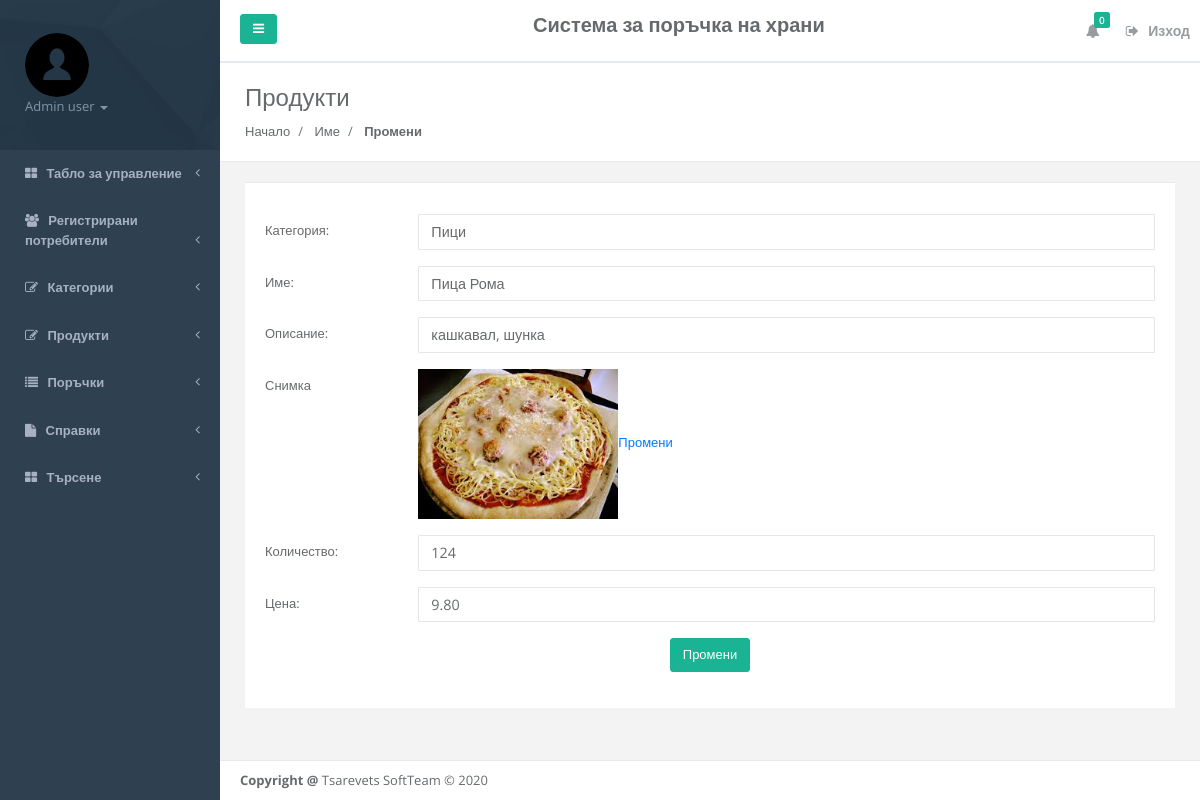
The app's page /admin/editfooditem.php?editid=1 (signed in) with its own data.
### tables this page shows
CREATE TABLE `tblfood` (
  `ID` int(10) NOT NULL,
  `CategoryName` varchar(120) DEFAULT NULL,
  `ItemName` varchar(120) DEFAULT NULL,
  `ItemPrice` varchar(120) DEFAULT NULL,
  `ItemDes` varchar(500) DEFAULT NULL,
  `Image` varchar(120) DEFAULT NULL,
  `ItemQty` varchar(120) DEFAULT NULL
);

### admin/editfooditem.php (the view, shortened to what this page needs)
<?php
include('includes/dbconnection.php');
  ?>
<!DOCTYPE html>
<html>
<head>
    <link href="css/bootstrap.min.css" rel="stylesheet">
    <link href="font-awesome/css/font-awesome.css" rel="stylesheet">
    <link href="css/plugins/iCheck/custom.css" rel="stylesheet">
    <link href="css/plugins/steps/jquery.steps.css" rel="stylesheet">
    <link href="css/animate.css" rel="stylesheet">
    <link href="css/style.css" rel="stylesheet">
</head>
<body>
    <div id="wrapper">
    <?php include_once('includes/leftbar.php');?>
        <div id="page-wrapper" class="gray-bg">
             <?php include_once('includes/header.php');?>
            <div class="row wrapper border-bottom white-bg page-heading">
            <div class="col-lg-10">
                <h2>Продукти</h2>
                <ol class="breadcrumb">
                    <li class="breadcrumb-item">
                        <a href="dashboard.php">Начало</a>
                    </li>
                    <li class="breadcrumb-item">
                        <a>Име</a>
                    </li>
                    <li class="breadcrumb-item active">
                        <strong>Промени</strong>
                    </li>
                </ol>
            </div>
        </div>
        <div class="wrapper wrapper-content animated fadeInRight">
            <div class="row">
                <div class="col-lg-12">
                    <div class="ibox">
                        <div class="ibox-content">
                           <?php
 $cid=$_GET['editid'];
$ret=mysqli_query($con,"select * from tblfood where ID='$cid'");
while ($row=mysqli_fetch_array($ret)) {
?>
                            <form id="submit" action="#" class="wizard-big" method="post" name="submit">
                                    <fieldset>
                                          <div class="form-group row"><label class="col-sm-2 col-form-label">Категория:</label>
                                                <div class="col-sm-10"><input name='foodcategory' id="foodcategory" class="form-control white_bg" value="<?php  echo $row['CategoryName'];?>">
   </div>
                                           </div>
                                            <div class="form-group row"><label class="col-sm-2 col-form-label">Име:</label>
                                                <div class="col-sm-10"><input type="text" class="form-control" name="itemname" value="<?php  echo $row['ItemName'];?>"></div>
                                            </div>
                                            <div class="form-group row"><label class="col-sm-2 col-form-label">Описание:</label>
                                                <div class="col-sm-10">
                                                 <input type="text" class="form-control" name="description" value="<?php  echo $row['ItemDes'];?>">
                                                </div>
                                            </div>
                                            <div class="form-group row"><label class="col-sm-2 col-form-label">Снимка</label>
                                                <div class="col-sm-10"><img src="itemimages/<?php echo $row['Image'];?>" width="200" height="150" value="<?php  echo $row['Image'];?>"><a href="changeimage.php?editid=<?php echo $row['ID'];?>">Промени</a> </div>
                                            </div>
                                            <div class="form-group row"><label class="col-sm-2 col-form-label">Количество:</label>
                                                <div class="col-sm-10"><input type="text" class="form-control" name="quantity" value="<?php  echo $row['ItemQty'];?>"></div>
                                            </div>
                                            <div class="form-group row"><label class="col-sm-2 col-form-label">Цена:</label>
                                                <div class="col-sm-10"><input type="text" class="form-control" name="price" value="<?php  echo $row['ItemPrice'];?>"></div>
                                            </div>
                                        </fieldset>
          <p style="text-align: center;"><button type="submit" name="submit" class="btn btn-primary">Промени</button></p>
                            </form>
                        </div>
                    </div>
                    </div>
                </div>
            </div>
        <?php include_once('includes/footer.php');?>
        </div>
        </div>
</body>
</html>
   <?php } ?>

### admin/includes/leftbar.php (shortened to what this page needs)
    <nav class="navbar-default navbar-static-side" role="navigation">
        <div class="sidebar-collapse">
            <ul class="nav metismenu" id="side-menu">
                <li class="nav-header">
                    <div class="dropdown profile-element">
                        <img alt="image" class="rounded-circle" src="img/user.png"/>
                        <a data-toggle="dropdown" class="dropdown-toggle" href="#">
                            <?php
$admid=$_SESSION['fosaid'];
$ret=mysqli_query($con,"select AdminName from tbladmin where ID='$admid'");
$row=mysqli_fetch_array($ret);
$name=$row['AdminName'];
?>
                            <span class="text-muted text-xs block"><?php echo $name; ?> <b class="caret"></b></span>
                        </a>
                    </div>
                </li>
                <li>
                    <a href="dashboard.php"><i class="fa fa-th-large"></i> <span class="nav-label">Табло за управление</span> <span class="fa arrow"></span></a>
                                    </li>
                                    <li>
                    <a href="user-detail.php"><i class="fa fa-users"></i> <span class="nav-label">Регистрирани потребители</span> <span class="fa arrow"></span></a>
                                    </li>
                <li>
                    <a href="#"><i class="fa fa-edit"></i> <span class="nav-label">Категории</span><span class="fa arrow"></span></a>
                </li>
 <li>
                    <a href="#"><i class="fa fa-edit"></i> <span class="nav-label">Продукти</span><span class="fa arrow"></span></a>
                </li>
                <li>
                    <a href="#"><i class="fa fa-list"></i> <span class="nav-label">Поръчки</span><span class="fa arrow"></span></a>
                </li>
                   <li>
                    <a href="#"><i class="fa fa-file"></i> <span class="nav-label">Справки</span><span class="fa arrow"></span></a>
                </li>
                <li>
                    <a href="search.php"><i class="fa fa-th-large"></i> <span class="nav-label">Търсене</span> <span class="fa arrow"></span></a>
                                    </li>
            </ul>
        </div>
    </nav>

### admin/includes/footer.php
<div class="footer">
            <div>
                <strong>Copyright @</strong> Tsarevets SoftTeam &copy; 2020
            </div>
        </div>

### records on screen
tblfood: foodcategory "Пици", itemname "Пица Рома", description "кашкавал, шунка", Image (picture), quantity "124", price "9.80"

### other values on screen
$name "Admin user"
$num "0"
